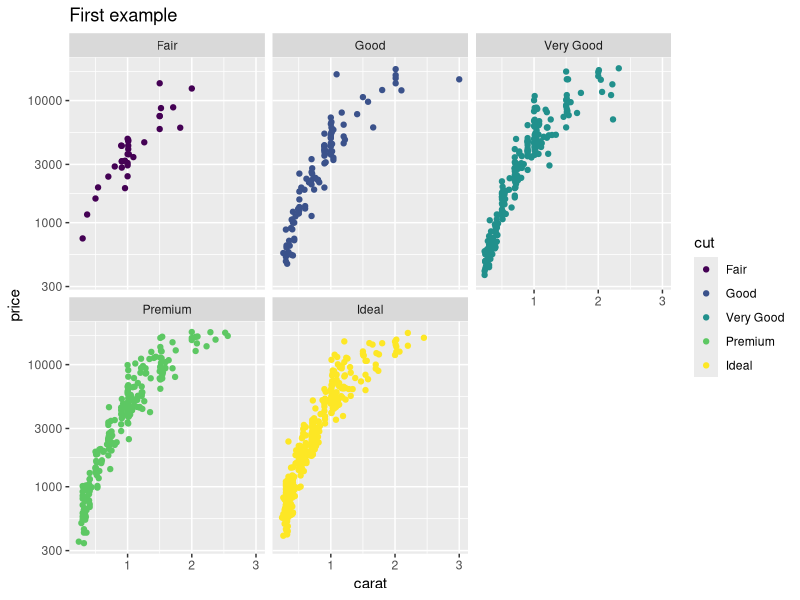

This chart was generated by the following R code:
## ---- chunk 1
library(ggplot2)
library(dplyr)
set.seed(42)
small <- diamonds %>% sample_n(1000)
## ---- chunk 2
ggplot(small) + geom_point(aes(x = carat, y = price, colour = cut)) + scale_y_log10() + facet_wrap(~cut) + ggtitle("First example")
